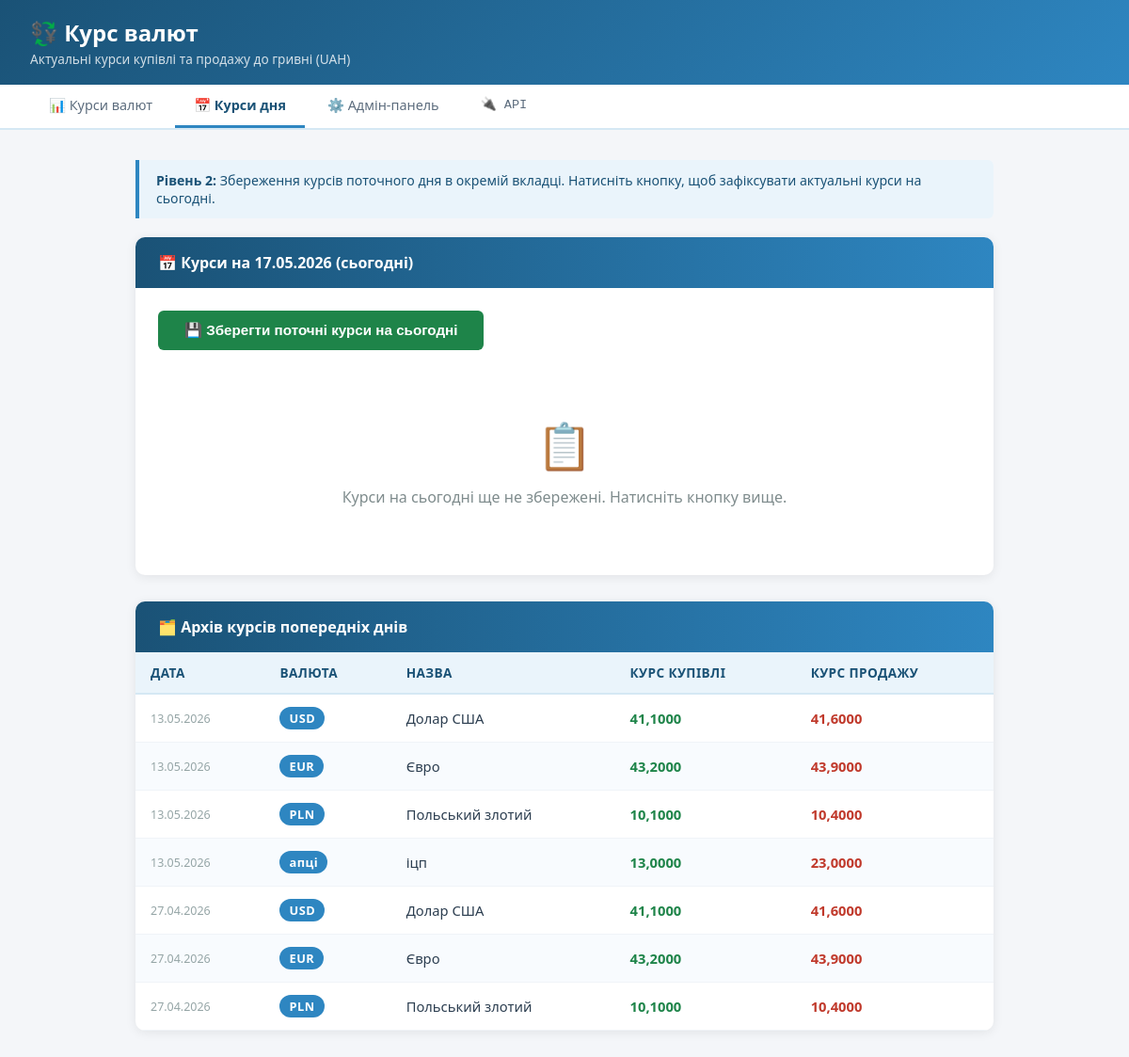
The app's page /daily/ with its own data.
### currencies/models.py (models this page shows, shortened)
class DailySnapshot(models.Model):
    currency = models.ForeignKey(
        Currency, on_delete=models.CASCADE,
        related_name="snapshots", verbose_name="Валюта"
    )
    date = models.DateField(default=timezone.now, verbose_name="Дата")
    buy_rate = models.DecimalField(
        max_digits=10, decimal_places=4, verbose_name="Курс купівлі"
    )
    sell_rate = models.DecimalField(
        max_digits=10, decimal_places=4, verbose_name="Курс продажу"
    )
    saved_at = models.DateTimeField(auto_now_add=True, verbose_name="Час збереження")
    class Meta:
        verbose_name = "Знімок курсу дня"
        verbose_name_plural = "Знімки курсів дня"
        ordering = ["-date", "currency__code"]
        unique_together = ["currency", "date"]

class Currency(models.Model):
    name = models.CharField(max_length=100, verbose_name="Назва валюти")
    code = models.CharField(max_length=10, unique=True, verbose_name="Код валюти (напр. USD)")
    buy_rate = models.DecimalField(
        max_digits=10, decimal_places=4, verbose_name="Курс купівлі"
    )
    sell_rate = models.DecimalField(
        max_digits=10, decimal_places=4, verbose_name="Курс продажу"
    )
    updated_at = models.DateTimeField(auto_now=True, verbose_name="Останнє оновлення")
    class Meta:
        verbose_name = "Валюта"
        verbose_name_plural = "Валюти"
        ordering = ["code"]

### currencies/views.py (the view, shortened to what this page needs)
# urls.py: path("daily/", views.daily_snapshot, name="daily_snapshot"),
def daily_snapshot(request):
    today = timezone.now().date()
    snapshots = DailySnapshot.objects.filter(date=today).select_related("currency")
    all_snapshots = DailySnapshot.objects.exclude(date=today).select_related("currency").order_by("-date")
    return render(request, "currencies/daily_snapshot.html", {
        "snapshots": snapshots,
        "all_snapshots": all_snapshots,
        "today": today,
    })

### templates/currencies/daily_snapshot.html (shortened to what this page needs)
{% extends "currencies/base.html" %}
{% block content %}
<div class="info-bar">
    <strong>Рівень 2:</strong> Збереження курсів поточного дня в окремій вкладці.
    Натисніть кнопку, щоб зафіксувати актуальні курси на сьогодні.
</div>
<div class="card">
    <div class="card-header">📅 Курси на {{ today|date:"d.m.Y" }} (сьогодні)</div>
    <div class="card-body">
        <form method="post" style="margin-bottom: 20px;">
            <button type="submit" class="btn btn-success">
                💾 Зберегти поточні курси на сьогодні
            </button>
        </form>
        {% if snapshots %}
        <table>
            <thead>
                <tr>
                    <th>Валюта</th>
                    <th>Назва</th>
                    <th>Курс купівлі</th>
                    <th>Курс продажу</th>
                    <th>Збережено о</th>
                </tr>
            </thead>
            <tbody>
                {% for snap in snapshots %}
                <tr>
                    <td><span class="badge-code">{{ snap.currency.code }}</span></td>
                    <td>{{ snap.currency.name }}</td>
                    <td class="rate-buy">{{ snap.buy_rate }}</td>
                    <td class="rate-sell">{{ snap.sell_rate }}</td>
                    <td class="meta-info">{{ snap.saved_at|date:"H:i:s" }}</td>
                </tr>
                {% endfor %}
            </tbody>
        </table>
        {% else %}
        <div class="empty-state">
            <div class="icon">📋</div>
            <p>Курси на сьогодні ще не збережені. Натисніть кнопку вище.</p>
        </div>
        {% endif %}
    </div>
</div>
{% if all_snapshots %}
<div class="card">
    <div class="card-header">🗂️ Архів курсів попередніх днів</div>
    <div class="card-body" style="padding:0;">
        <table>
            <thead>
                <tr>
                    <th>Дата</th>
                    <th>Валюта</th>
                    <th>Назва</th>
                    <th>Курс купівлі</th>
                    <th>Курс продажу</th>
                </tr>
            </thead>
            <tbody>
                {% for snap in all_snapshots %}
                <tr>
                    <td class="meta-info">{{ snap.date|date:"d.m.Y" }}</td>
                    <td><span class="badge-code">{{ snap.currency.code }}</span></td>
                    <td>{{ snap.currency.name }}</td>
                    <td class="rate-buy">{{ snap.buy_rate }}</td>
                    <td class="rate-sell">{{ snap.sell_rate }}</td>
                </tr>
                {% endfor %}
            </tbody>
        </table>
    </div>
</div>
{% endif %}
{% endblock %}

### templates/currencies/base.html (shortened to what this page needs)
<!DOCTYPE html>
<html lang="uk">
<head>
    {% load static %}
    <link rel="stylesheet" href="{% static 'css/style.css' %}">
</head>
<body>
<div class="header">
    <div>
        <h1>💱 Курс валют</h1>
        <div class="subtitle">Актуальні курси купівлі та продажу до гривні (UAH)</div>
    </div>
</div>
<nav class="nav">
    <a href="{% url 'currency_list' %}" {% if request.resolver_match.url_name == 'currency_list' %}class="active"{% endif %}>
        📊 Курси валют
    </a>
    <a href="{% url 'daily_snapshot' %}" {% if request.resolver_match.url_name == 'daily_snapshot' %}class="active"{% endif %}>
        📅 Курси дня
    </a>
    <a href="/admin/currencies/currency/" target="_blank">
        ⚙️ Адмін-панель
    </a>
    <a href="{% url 'api_currency_list' %}" {% if request.resolver_match.url_name == 'api_currency_list' %}class="active"{% endif %}>
        🔌 API
    </a>
</nav>
<div class="container">
    {% block content %}{% endblock %}
</div>
</body>
</html>

### static/css/style.css (style rules this page uses)
* { margin: 0; padding: 0; box-sizing: border-box; }
body { font-family: "Segoe UI", Arial, sans-serif; background: #f4f6f9; color: #2c3e50; min-height: 100vh; }
.header { background: linear-gradient(135deg, #1a5276, #2e86c1); color: #fff; padding: 18px 32px; display: flex; align-items: center; justify-content: space-between; box-shadow: 0 2px 8px rgba(0, 0, 0, 0.2); }
.header h1 { font-size: 1.5rem; font-weight: 700; }
.header .subtitle { font-size: 0.85rem; opacity: 0.8; margin-top: 2px; }
.nav { background: #fff; border-bottom: 2px solid #d5e8f4; padding: 0 32px; display: flex; gap: 4px; }
.nav a { display: inline-block; padding: 12px 20px; text-decoration: none; color: #5d6d7e; font-size: 0.9rem; font-weight: 500; border-bottom: 3px solid transparent; transition: all 0.2s; }
.nav a.active { color: #1a5276; border-bottom-color: #2e86c1; font-weight: 700; }
.container { max-width: 960px; margin: 32px auto; padding: 0 24px; }
.card { background: #fff; border-radius: 10px; box-shadow: 0 2px 12px rgba(0, 0, 0, 0.08); overflow: hidden; margin-bottom: 28px; }
.card-header { background: linear-gradient(90deg, #1a5276, #2e86c1); color: #fff; padding: 16px 24px; font-size: 1rem; font-weight: 600; }
.card-body { padding: 24px; }
table { width: 100%; border-collapse: collapse; font-size: 0.92rem; }
thead th { background: #eaf4fb; color: #1a5276; padding: 12px 16px; text-align: left; font-weight: 700; font-size: 0.85rem; text-transform: uppercase; letter-spacing: 0.4px; border-bottom: 2px solid #d5e8f4; }
tbody tr { border-bottom: 1px solid #f0f4f8; transition: background 0.15s; }
tbody td { padding: 13px 16px; vertical-align: middle; }
.badge-code { display: inline-block; background: #2e86c1; color: #fff; padding: 3px 10px; border-radius: 12px; font-size: 0.8rem; font-weight: 700; letter-spacing: 0.5px; }
.rate-buy { color: #1e8449; font-weight: 600; }
.rate-sell { color: #c0392b; font-weight: 600; }
.btn { display: inline-block; padding: 10px 22px; border: none; border-radius: 6px; cursor: pointer; font-size: 0.9rem; font-weight: 600; text-decoration: none; transition: all 0.2s; }
.btn-success { background: #1e8449; color: #fff; }
.empty-state { text-align: center; padding: 48px 24px; color: #7f8c8d; }
.empty-state .icon { font-size: 3rem; margin-bottom: 12px; }
.meta-info { font-size: 0.78rem; color: #95a5a6; }
.info-bar { background: #eaf4fb; border-left: 4px solid #2e86c1; padding: 12px 18px; border-radius: 0 6px 6px 0; font-size: 0.88rem; color: #1a5276; margin-bottom: 20px; }
.nav a[href*="api"] { font-family: monospace; font-size: 0.85rem; }
tbody tr:nth-child(even) { background: #f8fbfe; }
.btn-success { padding: 12px 28px; font-size: 0.95rem; }

### records on screen
DailySnapshot: date "13.05.2026", currency.code "USD", currency.name "Долар США", buy_rate "41,1000", sell_rate "41,6000"
DailySnapshot: date "13.05.2026", currency.code "EUR", currency.name "Євро", buy_rate "43,2000", sell_rate "43,9000"
DailySnapshot: date "13.05.2026", currency.code "PLN", currency.name "Польський злотий", buy_rate "10,1000", sell_rate "10,4000"
DailySnapshot: date "13.05.2026", currency.code "апці", currency.name "іцп", buy_rate "13,0000", sell_rate "23,0000"
DailySnapshot: date "27.04.2026", currency.code "USD", currency.name "Долар США", buy_rate "41,1000", sell_rate "41,6000"
DailySnapshot: date "27.04.2026", currency.code "EUR", currency.name "Євро", buy_rate "43,2000", sell_rate "43,9000"
DailySnapshot: date "27.04.2026", currency.code "PLN", currency.name "Польський злотий", buy_rate "10,1000", sell_rate "10,4000"
